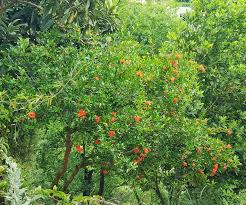
#> input picture images (6).jpeg, 246 x 205 px, found by its file name
$ python pomegranate_counter.py
#> lines starting #> are read from the running program, lines starting #| are printed output that depends on the picture; after the words box and inside, x2 and y2 are one past the last pixel; in counts of white or black regions, pixels touching at a corner belong together
import cv2
import numpy as np

# Load
image_path = "/Users/ramakantk/Documents/pomegranate_counter/images (6).jpeg"
image = cv2.imread(image_path)
#> image is the input picture: shape (205, 246, 3); mean B, G, R 65.2, 129.9, 97.7
if image is None:
    print("Error loading image.")
    exit()

# Resize
image = cv2.resize(image, (800, 600))
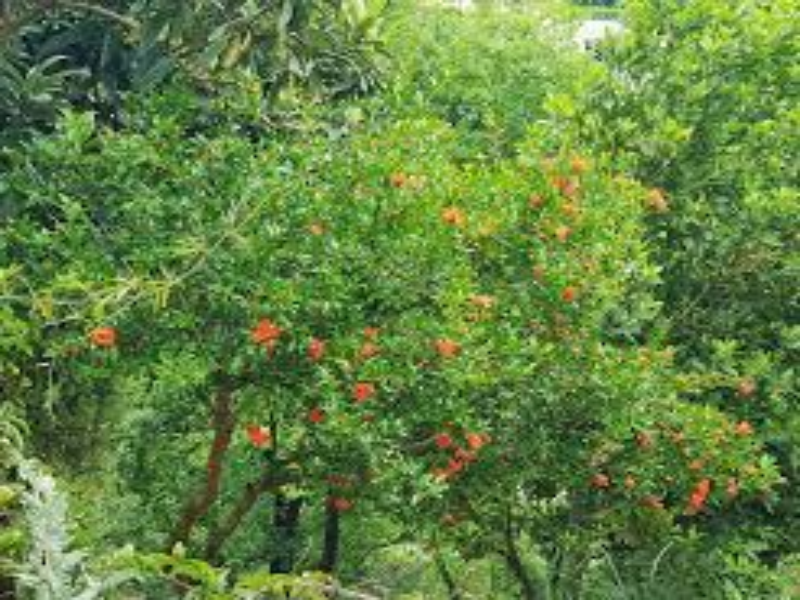
#> image: shape (600, 800, 3); mean B, G, R 65.1, 129.8, 97.5

#  HSV
hsv = cv2.cvtColor(image, cv2.COLOR_BGR2HSV)
#> hsv: shape (600, 800, 3); mean H, S, V 46.8, 130.5, 130.5

# Broaden the red/orange/brown range
lower1 = np.array([0, 60, 30])
upper1 = np.array([20, 255, 255])
lower2 = np.array([160, 40, 30])
upper2 = np.array([180, 255, 255])

mask1 = cv2.inRange(hsv, lower1, upper1)
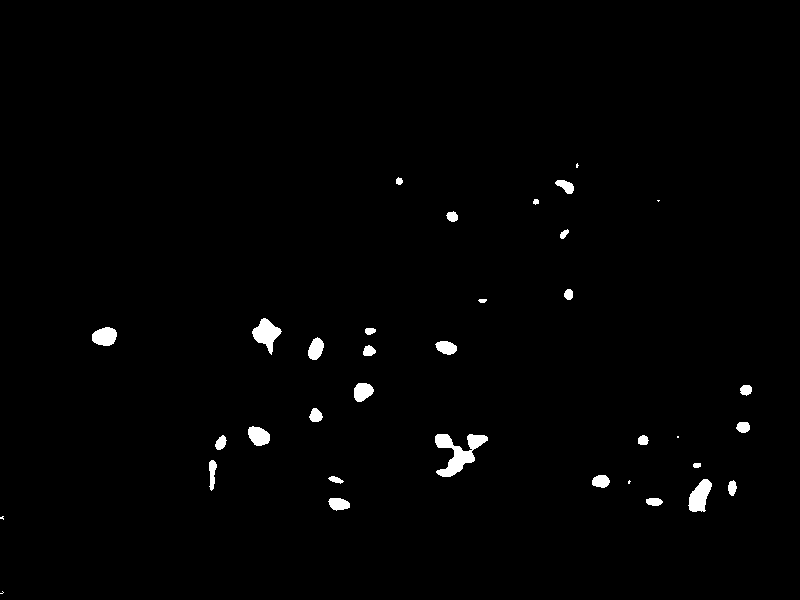
#> mask1: shape (600, 800); 1.2% white; 35 white regions (6 under 20 px), largest, box (x1, y1, x2, y2) and area: (435, 434, 488, 477) 998, (252, 318, 282, 355) 543, (688, 479, 712, 512) 499
mask2 = cv2.inRange(hsv, lower2, upper2)
#> mask2: shape (600, 800); every value is 0
mask = cv2.bitwise_or(mask1, mask2)

# Morphological cleanup
kernel = np.ones((9, 9), np.uint8)
mask = cv2.morphologyEx(mask, cv2.MORPH_CLOSE, kernel)
#> mask: shape (600, 800); 1.2% white; 35 white regions (6 under 20 px), largest, box (x1, y1, x2, y2) and area: (435, 434, 488, 477) 1069, (252, 318, 282, 355) 543, (688, 479, 712, 512) 509
mask = cv2.morphologyEx(mask, cv2.MORPH_OPEN, kernel)
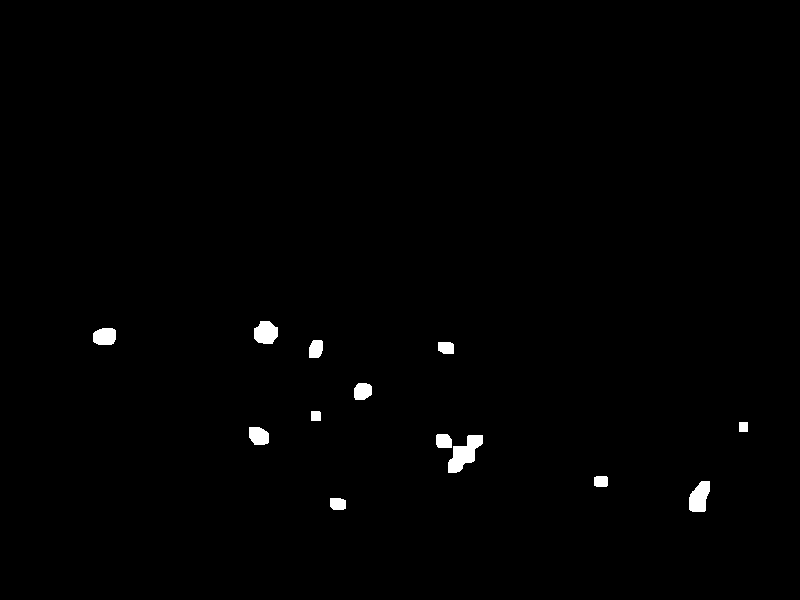
#> mask: shape (600, 800); 0.76% white; 13 white regions

# Optional: improve contrast
mask = cv2.GaussianBlur(mask, (7, 7), 0)

#  contours
contours, _ = cv2.findContours(mask, cv2.RETR_EXTERNAL, cv2.CHAIN_APPROX_SIMPLE)
#> contours = 12 contours; largest, box (x1, y1, x2, y2) and area: (433, 431, 486, 476) 1436, (686, 478, 713, 515) 758, (251, 318, 281, 347) 690, (90, 325, 119, 348) 562, (246, 424, 272, 448) 512

count = 0
for c in contours:
    area = cv2.contourArea(c)
    if area > 100:  # lower threshold for small fruits
        count += 1
        x, y, w, h = cv2.boundingRect(c)
        cv2.rectangle(image, (x, y), (x + w, y + h), (0, 255, 0), 2)
        cv2.putText(image, str(count), (x, y - 5), cv2.FONT_HERSHEY_SIMPLEX, 0.6, (36, 255, 12), 2)
#> this loop made 12 passes
#> (area, x, y, w, h) on passes 1 to 12: (337, 327, 495, 22, 18), (758, 686, 478, 27, 37), (294, 591, 473, 20, 17), (1436.5, 433, 431, 53, 45), (511.5, 246, 424, 26, 24), (208, 736, 419, 15, 16), (221.5, 308, 408, 16, 16), (454.5, 351, 380, 24, 23), (337.5, 435, 339, 22, 18), (399.5, 306, 337, 20, 24), (562.5, 90, 325, 29, 23), (690, 251, 318, 30, 29)
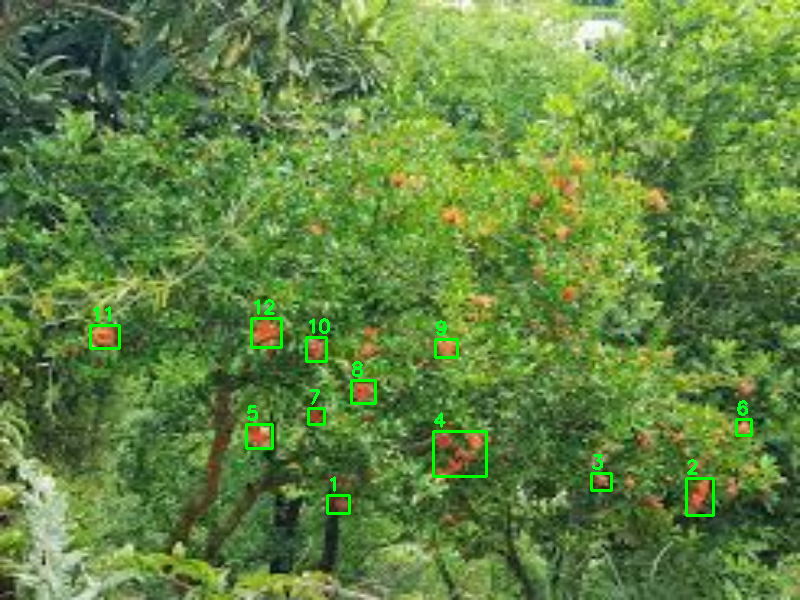
#> image: shape (600, 800, 3); 1% of pixels changed, all inside (x1, y1, x2, y2) = (89, 299, 753, 517)
#> after the loop, count = 12

print(f"Detected fruits: {count}")
#| Detected fruits: 12

cv2.imshow("Detected Pomegranates", image)
cv2.waitKey(0)
cv2.destroyAllWindows()
cv2.imwrite("output_detected.jpg", image)

$ run again, with images (4).jpeg copied over images (6).jpeg
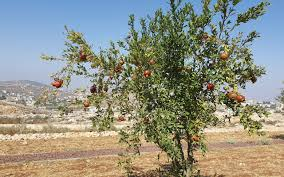
#> input picture images (4).jpeg, 284 x 177 px, found by its file name
#> image is the input picture: shape (177, 284, 3); mean B, G, R 133.8, 146.4, 144.9
#> hsv: shape (600, 800, 3); mean H, S, V 51.3, 82.8, 166
#> `mask1 = cv2.inRange(hsv, lower1, upper1)`:
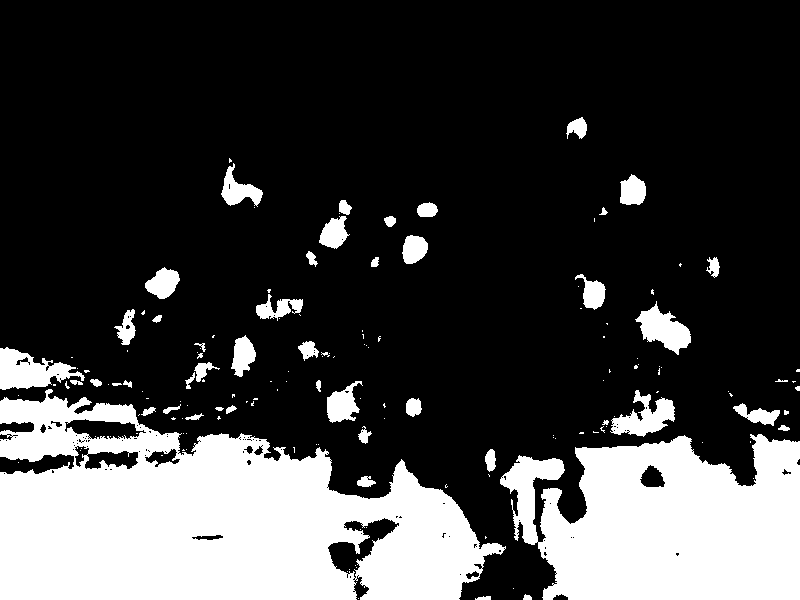
#> mask1: shape (600, 800); 25.2% white; 155 white regions (103 under 20 px), largest, box (x1, y1, x2, y2) and area: (0, 389, 506, 600) 67750, (500, 434, 800, 600) 37937, (0, 347, 85, 390) 1967
#> mask2: shape (600, 800); 0.04% white; 10 white regions (8 under 20 px), largest, box (x1, y1, x2, y2) and area: (255, 289, 268, 306) 126, (310, 264, 316, 270) 26
#> contours = 23 contours; largest, box (x1, y1, x2, y2) and area: (0, 345, 505, 600) 78588, (483, 431, 800, 600) 41544, (599, 391, 678, 439) 2547, (636, 306, 694, 353) 1946, (253, 288, 305, 322) 1276
#> the loop `for c in contours:` made 23 passes
#> (area, x, y, w, h) on passes 1 to 8: (221.5, 358, 474, 16, 16), (41544, 483, 431, 317, 169), (669, 744, 407, 37, 21), (236, 168, 404, 15, 18), (397.5, 403, 396, 21, 22), (2547, 599, 391, 79, 48), (1178.5, 324, 387, 37, 38), (429, 190, 359, 20, 26)
#> after the loop `for c in contours:`:
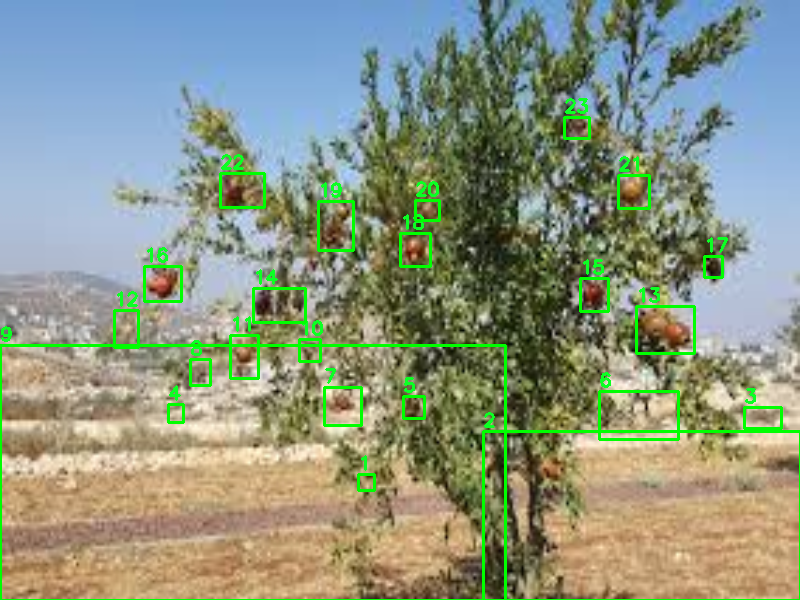
#> image: shape (600, 800, 3); mean B, G, R 130.2, 150.2, 140
#> after the loop `for c in contours:`: count = 23
#| Detected fruits: 23

$ run again, with images (5).jpeg copied over images (6).jpeg
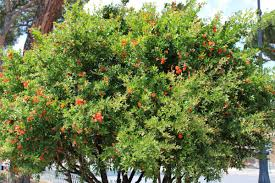
#> input picture images (5).jpeg, 275 x 183 px, found by its file name
#> image is the input picture: shape (183, 275, 3); mean B, G, R 74.2, 124.1, 110.8
#> hsv: shape (600, 800, 3); mean H, S, V 43.4, 119.6, 126.9
#> `mask1 = cv2.inRange(hsv, lower1, upper1)`:
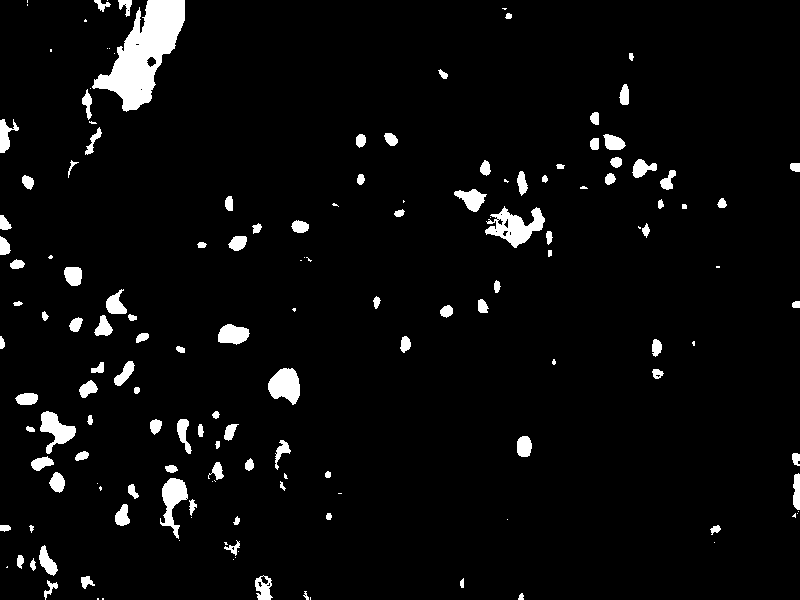
#> mask1: shape (600, 800); 4.4% white; 155 white regions (46 under 20 px), largest, box (x1, y1, x2, y2) and area: (92, 0, 185, 112) 4823, (485, 206, 545, 248) 1199, (268, 368, 300, 405) 838
#> mask2: shape (600, 800); 0.1% white; 22 white regions (15 under 20 px), largest, box (x1, y1, x2, y2) and area: (86, 119, 97, 140) 118, (140, 0, 146, 27) 93, (108, 53, 119, 63) 66
#> contours = 37 contours; largest, box (x1, y1, x2, y2) and area: (91, 0, 188, 113) 6553, (483, 207, 547, 247) 1825, (159, 464, 190, 529) 1300, (266, 365, 303, 403) 1148, (38, 409, 78, 447) 1024
#> the loop `for c in contours:` made 37 passes
#> (area, x, y, w, h) on passes 2 to 9: (488.5, 253, 574, 21, 26), (738.5, 30, 552, 29, 40), (314, 113, 508, 18, 20), (355, 48, 472, 19, 22), (413, 790, 471, 10, 50), (250.5, 209, 464, 16, 18), (1300, 159, 464, 31, 65), (370.5, 30, 454, 25, 18)
#> after the loop `for c in contours:`:
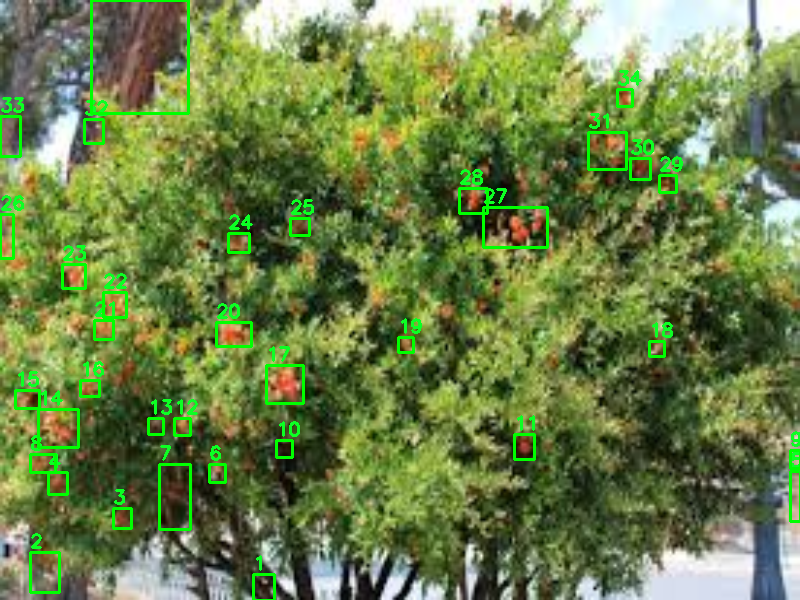
#> image: shape (600, 800, 3); mean B, G, R 72.6, 128.7, 107.4
#> after the loop `for c in contours:`: count = 35
#| Detected fruits: 35

$ run again, with images (7).jpeg copied over images (6).jpeg
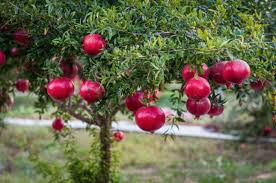
#> input picture images (7).jpeg, 276 x 183 px, found by its file name
#> image is the input picture: shape (183, 276, 3); mean B, G, R 74.7, 101.6, 103.9
#> hsv: shape (600, 800, 3); mean H, S, V 55.8, 105.7, 115.1
#> `mask1 = cv2.inRange(hsv, lower1, upper1)`:
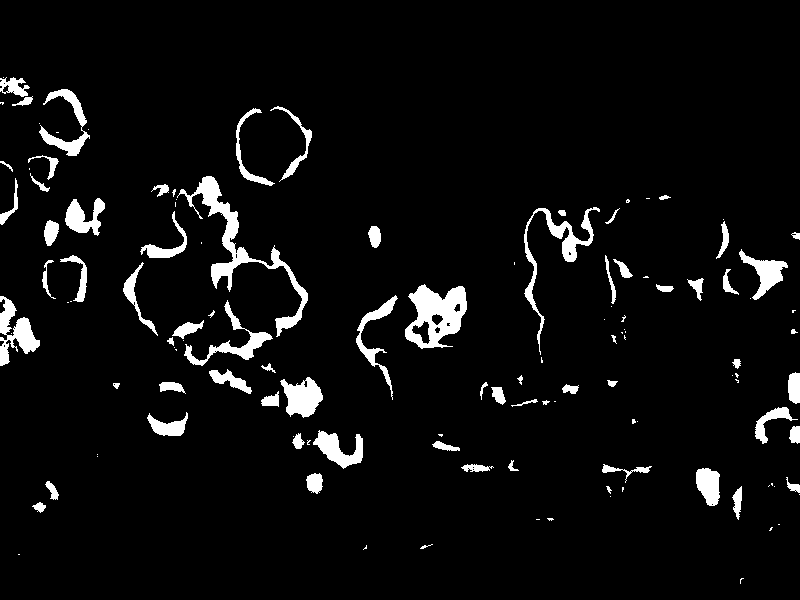
#> mask1: shape (600, 800); 5.2% white; 126 white regions (55 under 20 px), largest, box (x1, y1, x2, y2) and area: (177, 176, 308, 337) 2759, (405, 284, 467, 349) 2332, (524, 207, 600, 355) 1486
#> mask2: shape (600, 800); 10.7% white; 35 white regions (10 under 20 px), largest, box (x1, y1, x2, y2) and area: (527, 197, 723, 386) 19875, (361, 296, 496, 434) 8886, (134, 194, 233, 337) 7338
#> contours = 21 contours; largest, box (x1, y1, x2, y2) and area: (521, 194, 732, 396) 25520, (121, 174, 310, 368) 19891, (354, 284, 505, 437) 14252, (233, 104, 314, 187) 5270, (0, 74, 92, 193) 5156
#> the loop `for c in contours:` made 21 passes
#> (area, x, y, w, h) on passes 1 to 8: (351.5, 786, 481, 14, 29), (450.5, 304, 471, 21, 25), (983.5, 693, 466, 29, 42), (1727, 315, 426, 51, 43), (765.5, 595, 405, 42, 27), (2175.5, 146, 379, 44, 60), (1864.5, 261, 377, 63, 41), (2235, 752, 369, 48, 85)
#> after the loop `for c in contours:`:
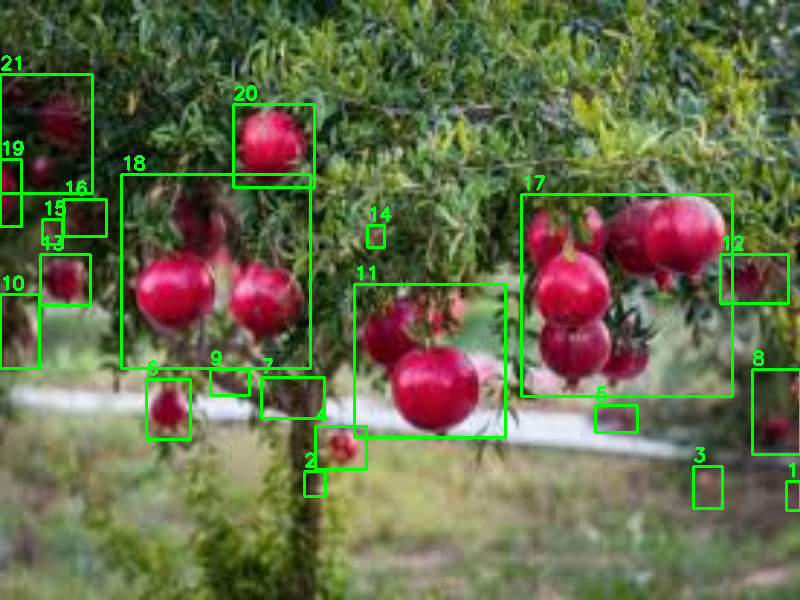
#> image: shape (600, 800, 3); mean B, G, R 72.2, 107.8, 100.6
#> after the loop `for c in contours:`: count = 21
#| Detected fruits: 21
